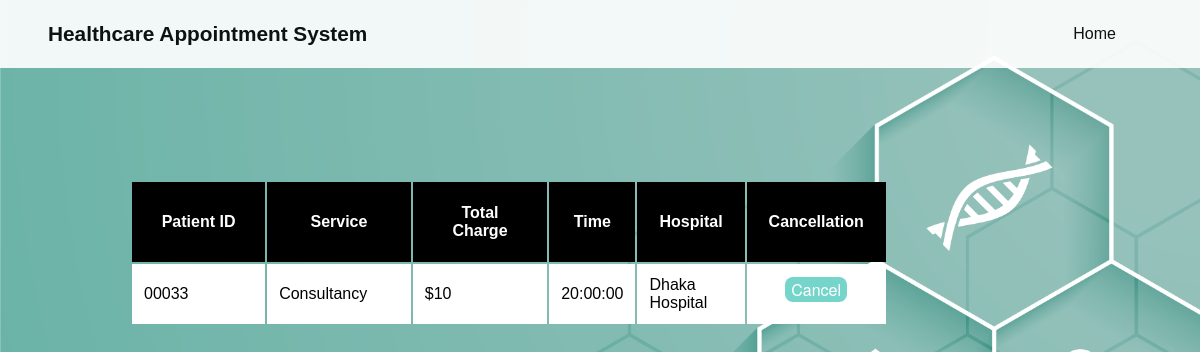
The page /check_doctor_appointments.php (signed in) on the database its author committed.
### tables this page shows
CREATE TABLE `appointment` (
  `patient_id` int(5) UNSIGNED ZEROFILL NOT NULL,
  `doctor_id` int(5) UNSIGNED ZEROFILL NOT NULL,
  `test_name` varchar(40) NOT NULL,
  `total_charge` float NOT NULL,
  `time` time NOT NULL,
  `payment_status` enum('Yes','No') NOT NULL,
  `hospital_name` text NOT NULL
);

### check_doctor_appointments.php (the view, shortened to what this page needs)
<!DOCTYPE html>
<html lang="en">
<head>
    <link rel="stylesheet" href="styles/main_style.css">
    <link rel="stylesheet" href="styles/admin_table.css">
</head>
<body>
    <div class="container">
        <div class="main-content">
            <header class="header-main">
                <div class="wrapper">
                    <section class="logo">
                        <h1 class="header-title">Healthcare Appointment System</h1>
                    </section>
                    <nav class="nav-horizontal" id="topnav">
                        <a href="index.php">Home</a>
                    </nav>
                </div>
            </header>
            <main>
                <div class="wrapbox">
                    <article class="buttongroup">
                        <div class="table-container">
                            <table class="table">
                                <tr>
                                    <th class="no-select">Patient ID</th>
                                    <th class="no-select">Service</th>
                                    <th class="no-select">Total Charge</th>
                                    <th class="no-select">Time</th>
                                    <th class="no-select">Hospital</th>
                                    <th class="no-select">Cancellation</th>
                                </tr>
                                <?php
                                $d_id = $_SESSION["id"];
                                require_once("php_scripts/connect.php");
                                $sql = "SELECT patient_id, test_name, total_charge, time, hospital_name FROM appointment where doctor_id=$d_id";
                                $result = $conn->query($sql);
                                if ($result->num_rows > 0) {
                                    while ($row = $result->fetch_assoc()) {
                                        echo "<tr>";
                                        echo "<td>" . $row["patient_id"] . "</td>";
                                        echo "<td>" . $row["test_name"] . "</td>";
                                        echo "<td>" . '$' . $row["total_charge"] . "</td>";
                                        echo "<td>" . $row["time"] . "</td>";
                                        echo "<td>" . $row["hospital_name"] . "</td>";
                                        echo "<td>
                                                <form method='POST'>
                                                    <input type='hidden' name='patient_id' value='" . $row["patient_id"] . "'>
                                                    <input type='hidden' name='test_name' value='" . $row["test_name"] . "'>
                                                    <button type='submit'>Cancel</button>
                                                </form>
                                            </td>";
                                        echo "</tr>";
                                    }
                                } else {
                                    echo "<tr><td colspan='5'>No active appointments.</td></tr>";
                                }
                                ?>
                            </table>
                        </div>
                    </article>
                </div>
            </main>
        </div>
    </div>
</body>
</html>

### styles/main_style.css (style rules this page uses)
body { padding-top: 50px; font-family: 'Montserrat', sans-serif; background-image: url(../assets/26363.png); background-size: cover; background-attachment: fixed; }
.nav-horizontal { display: flex; align-items: center; padding: 20px; }
.nav-horizontal a { color: black; padding: 0px 1rem; text-decoration: none; }
.header-main { position: absolute; top: 0; left: 0; right: 0; transition: background-color 0.5s ease; }
#topnav a { display: inline-block; padding: 0.3rem 0.5rem; background-color: rgb(255, 255, 255); border-radius: 4px; color: black; text-decoration: none; margin-right: 8px; transition: background-color 0.5s ease, box-shadow 0.5s ease, color 0.5s ease; }
.wrapper { max-width: 1400px; padding: 0px 4vw; margin: 0px auto; }
.wrapbox { border-radius: 8px; width: 80%; margin-top: 70px; margin-left: 70px; padding: 2rem; }
.logo { display: flex; align-items: center; vertical-align:top; }
.logo h1 { font-size: 1.3rem; margin: 0px; }
.header-main .wrapper { display: flex; justify-content: space-between; align-items: center; flex-wrap: wrap; }
.main-content { margin-bottom: 100px; }

### styles/admin_table.css (style rules this page uses)
.table-container { flex: 1; max-height: 400px; overflow: auto; padding: 20px; width: 80%; }
.table th { background-color: #f2f2f2; padding: 10px; position:sticky; top: 0; }
.table tr th { margin: auto; width: 30%; padding: 20px; border: 2px solid black; background-color: black; color: white; transition: background-color 0.5s ease; }
.table tr td { margin: auto; width: 30%; padding: 10px; border: 2px solid white; background-color: white; color: black; }
.table tr td form { margin-bottom: 10px; }
.no-select { user-select: none; }
.buttongroup button { background-color: rgb(118, 213, 203); display: block; border: none; border-radius: 8px; margin: 0px auto; overflow: hidden; position: relative; transition: background-color 0.5s ease, box-shadow 0.5s ease, color 0.5s ease; font-family: "Helvetica Neue", Arial, sans-serif; font-size: 1.0rem; color: white; }
.buttongroup { display: inline-block; }

### rows shown on the page
appointment: patient "00033", test_name "Consultancy", total_charge "10", time "20:00:00", hospital_name "Dhaka Hospital"
